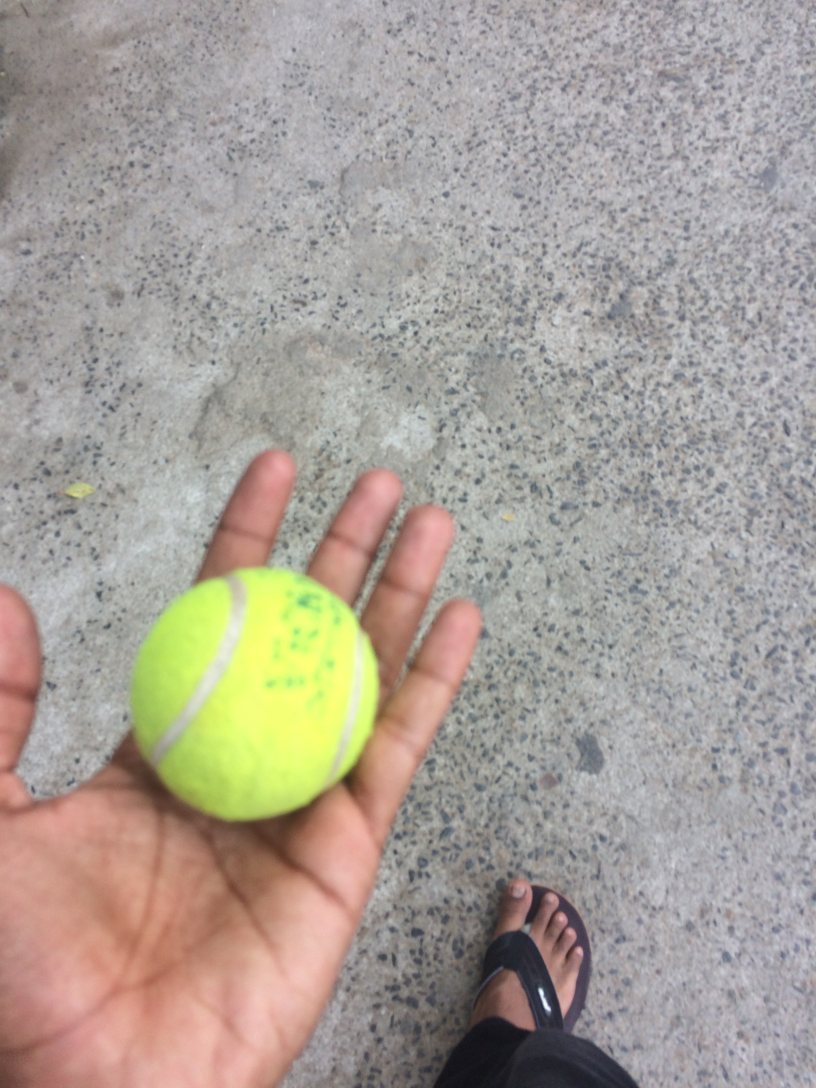
#> input picture ball/ball1.jpg, 2448 x 3264 px, given in place of the camera (shown at 1/3 size)
$ python ball_tracking1.py
#> lines starting #> are read from the running program, lines starting #| are printed output that depends on the picture; after the words box and inside, x2 and y2 are one past the last pixel; in counts of white or black regions, pixels touching at a corner belong together

import cv2
import numpy as np
import imutils

greenLower = (29,86,6)
greenUpper = (64,255,255)

kernel = np.ones((2,2), np.uint8)

cap = cv2.VideoCapture(0)

while True:
	(grabbed, frame) = cap.read()
#> frame is the input picture: shape (3264, 2448, 3); mean B, G, R 151.4, 159.5, 167.8
	frame = imutils.resize(frame, width=600)
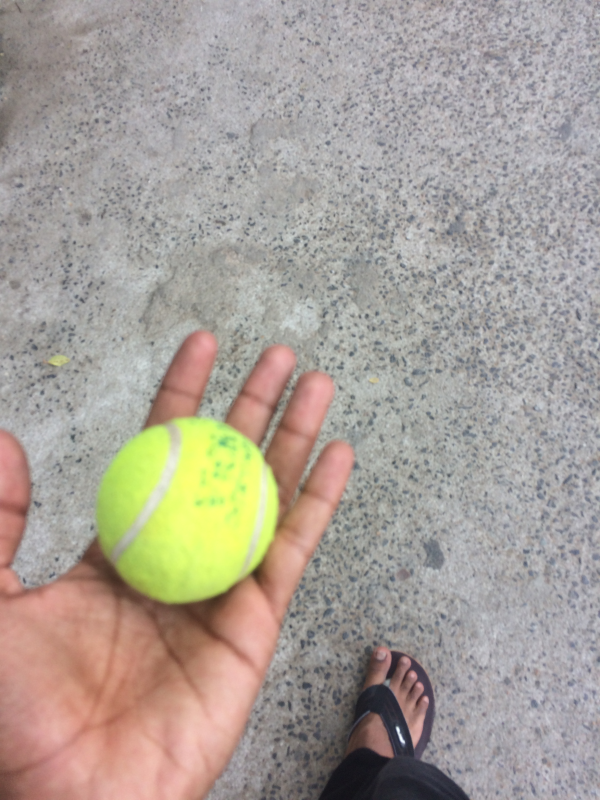
#> frame: shape (800, 600, 3); mean B, G, R 151.4, 159.5, 167.8

	hsv = cv2.cvtColor(frame, cv2.COLOR_BGR2HSV)
#> hsv: shape (800, 600, 3); mean H, S, V 70.4, 30, 171.1
	mask = cv2.inRange(hsv, greenLower, greenUpper)
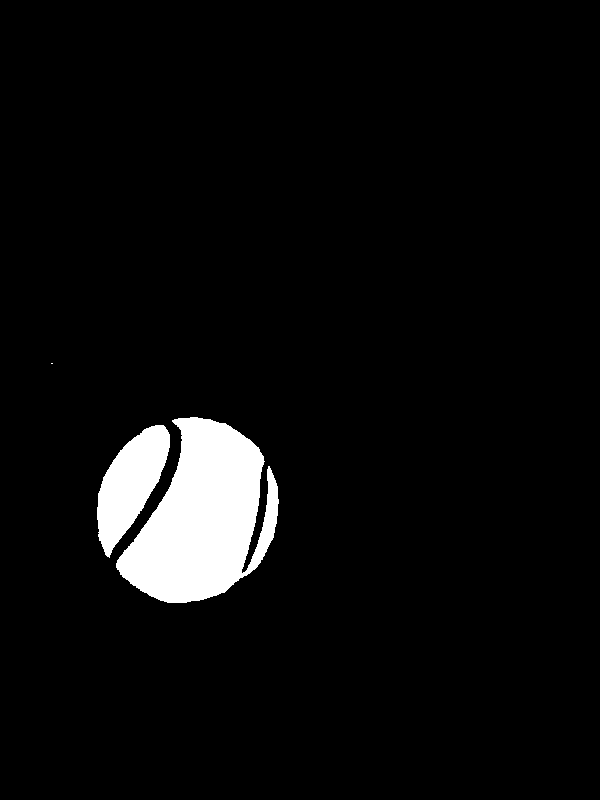
#> mask: shape (800, 600); 4.9% white; 3 white regions (1 under 20 px), largest, box (x1, y1, x2, y2) and area: (116, 417, 279, 603) 18497, (97, 425, 170, 558) 5158
	mask = cv2.erode(mask, kernel, iterations=2)
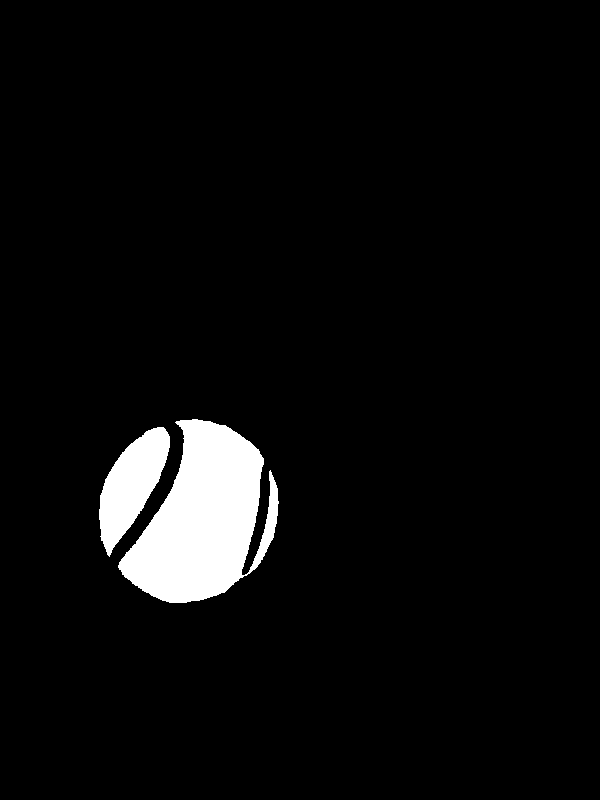
#> mask: shape (800, 600); 4.6% white; 2 white regions, box (x1, y1, x2, y2) and area: (118, 419, 279, 603) 17520, (99, 427, 170, 557) 4748
	mask = cv2.dilate(mask, kernel, iterations=2)
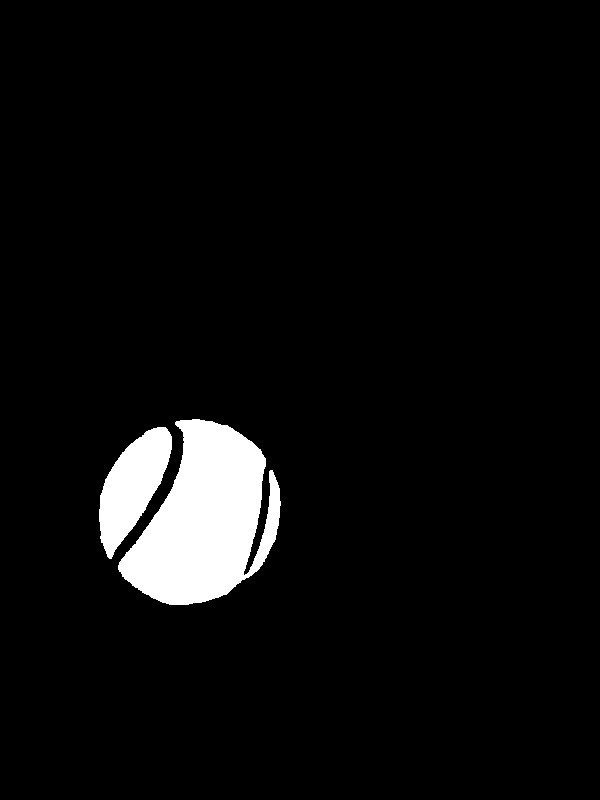
#> mask: shape (800, 600); 4.9% white; 2 white regions


	cnts = cv2.findContours(mask.copy(), cv2.RETR_EXTERNAL, cv2.CHAIN_APPROX_SIMPLE)[-2]
#> cnts = 2 contours; box (x1, y1, x2, y2) and area: (118, 419, 281, 605) 18128, (99, 427, 172, 559) 5011
	if len(cnts) > 0:
		c = max(cnts, key=cv2.contourArea)
#> c = contour of 359 points, box (x1, y1, x2, y2) (118, 419, 281, 605), area 18128
		((x,y), radius) = cv2.minEnclosingCircle(c)
#> x = 191.7; y = 512.5; radius = 94.32

		if radius > 10:
			cv2.circle(frame, (int(x),int(y)), int(radius),(255,0,0),2)
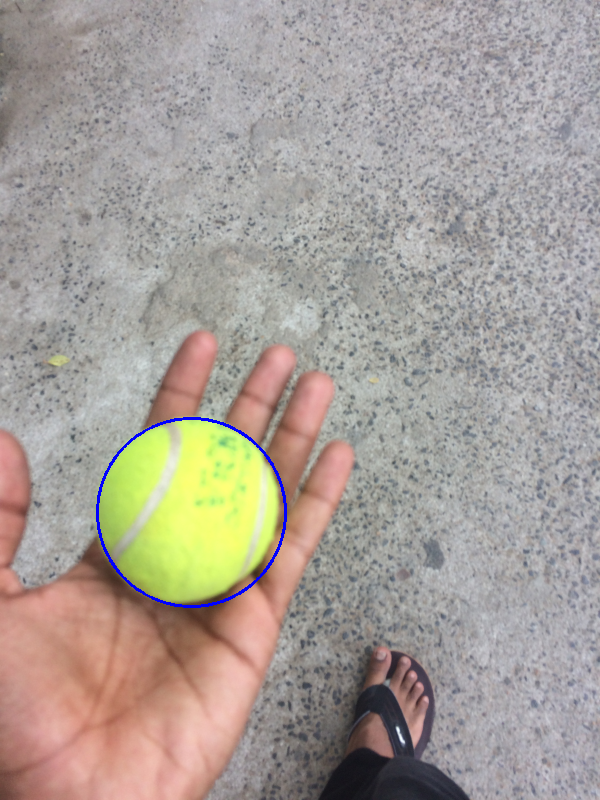
#> frame: shape (800, 600, 3); 0.36% of pixels changed, all inside (x1, y1, x2, y2) = (96, 417, 287, 608)

	# print ("X = ", int(x), " Y = ", int(y), " radius = " , int(radius))
	cv2.imshow("mask", mask)
	cv2.imshow("Frame", frame)
	key = cv2.waitKey(1) & 0xFF
#> (key q is pressed here)
	if key == ord("q"):
		break

cap.release()
cv2.destroyAllWindows()

$ run again, on ball/ball2.jpg
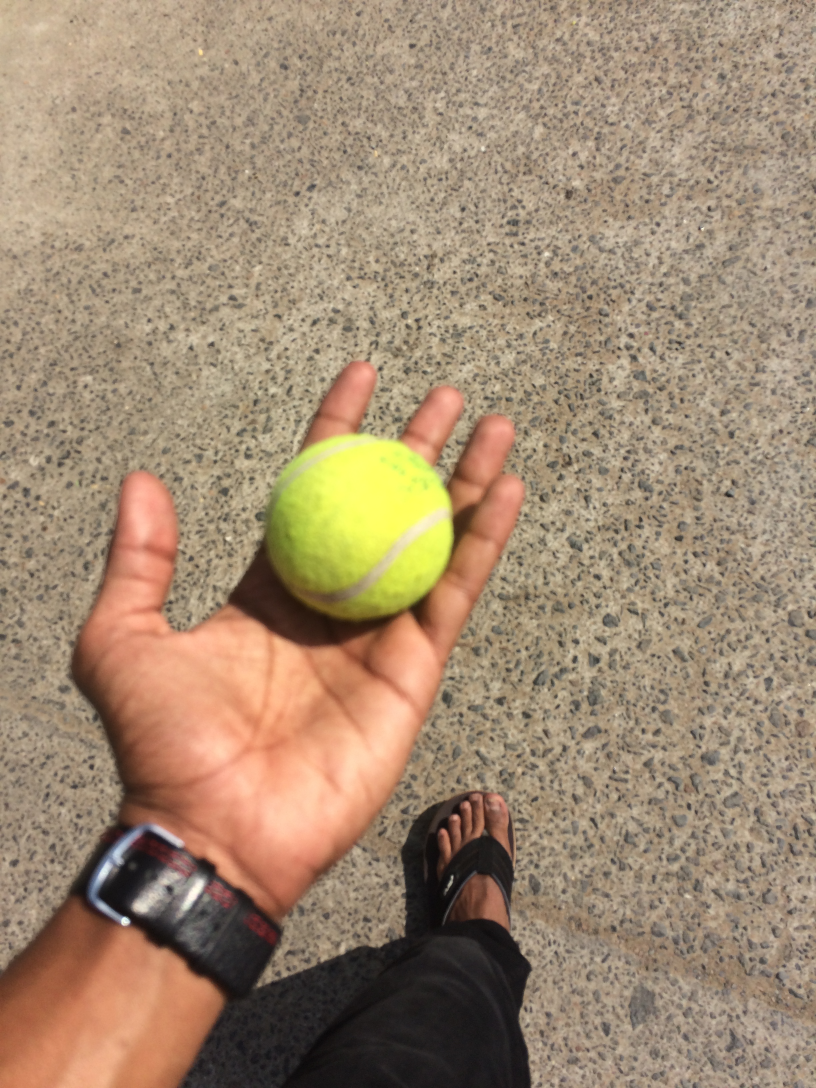
#> input picture ball/ball2.jpg, 2448 x 3264 px, given in place of the camera (shown at 1/3 size)
#> frame is the input picture: shape (3264, 2448, 3); mean B, G, R 113.5, 137.8, 160.5
#> hsv: shape (800, 600, 3); mean H, S, V 22, 71.3, 160.8
#> `mask = cv2.dilate(mask, kernel, iterations=2)`:
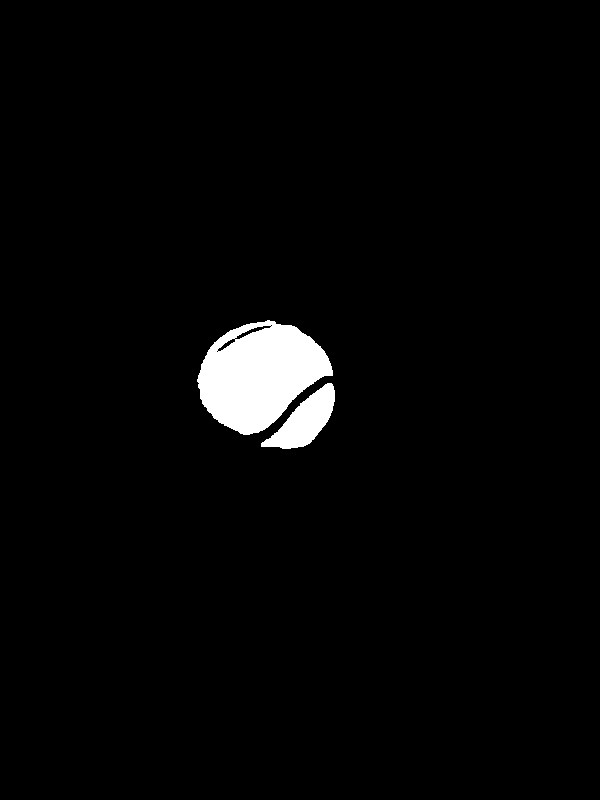
#> mask: shape (800, 600); 2.6% white; 2 white regions
#> cnts = 2 contours; box (x1, y1, x2, y2) and area: (197, 320, 333, 435) 10101, (261, 383, 335, 449) 2174
#> c = contour of 184 points, box (x1, y1, x2, y2) (197, 320, 333, 435), area 10101
#> x = 264.7; y = 377.8; radius = 67.76
#> `cv2.circle(frame, (int(x),int(y)), int(radius),(255,0,0),2)`:
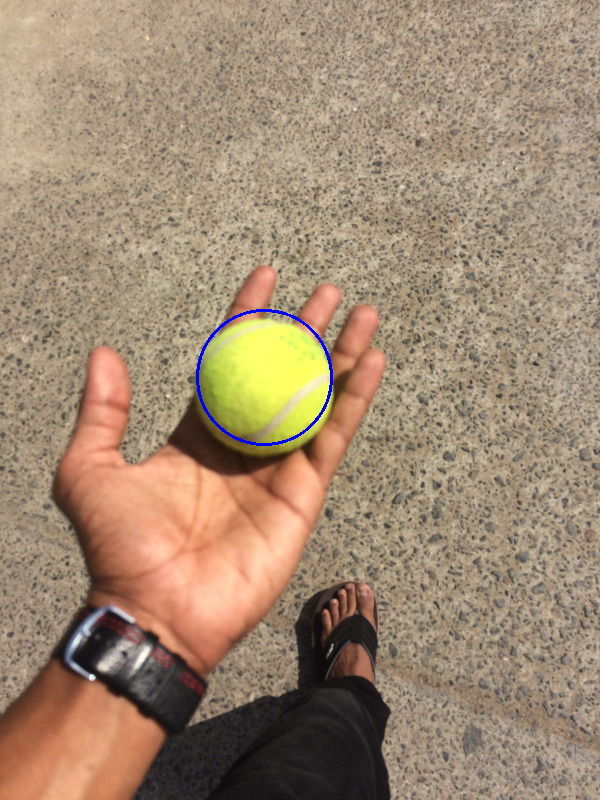
#> frame: shape (800, 600, 3); mean B, G, R 114, 137.4, 160.1
